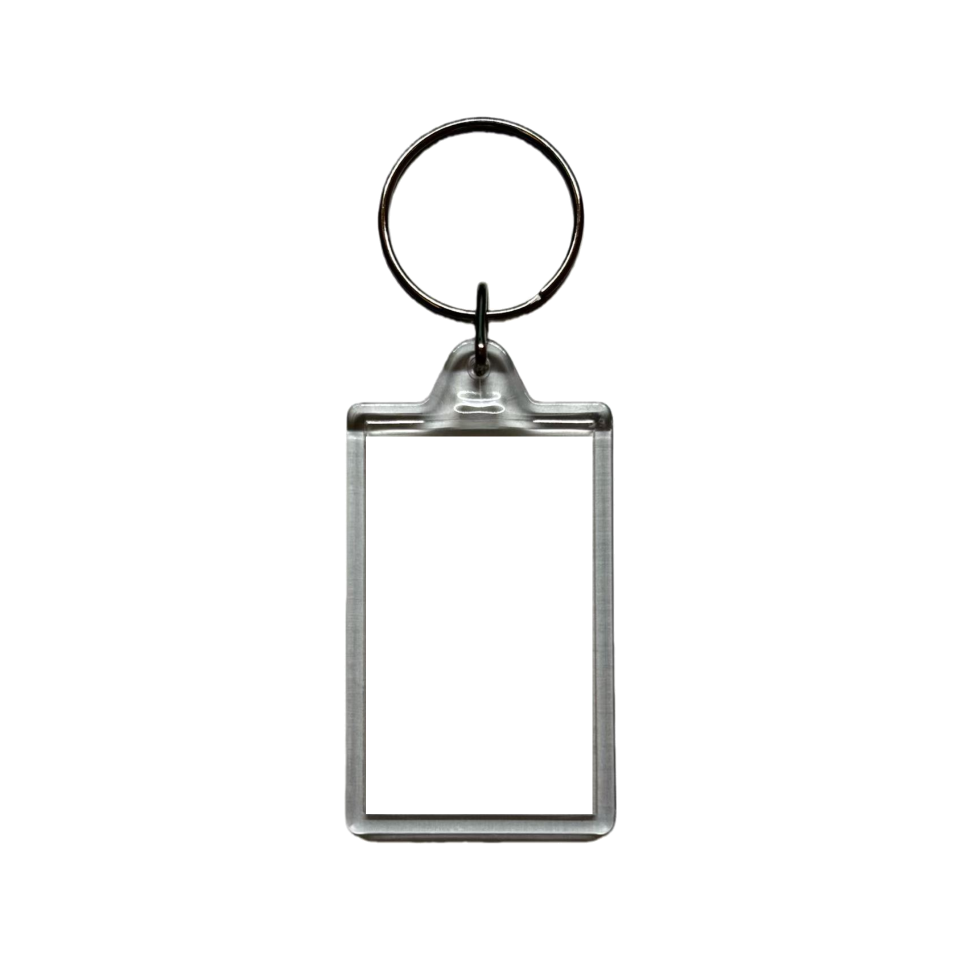
#> input picture assets/keychain/keychain_overlay.png, 1920 x 1920 px (shown at 1/2 size)
$ python -i audit_covers.py   (imports and definitions only)
#> lines starting #> are read from the running program, lines starting #| are printed output that depends on the picture
### tools/design_parts.py
"""封面衍生设计引擎 —— 从一张专辑封面，长出配套的全部部件素材。

不搜网络图（耗时且被污染），改为**基于封面做编辑设计的衍生**：
    palette  ← 从封面提色板
    mood     ← 从封面饱和度/亮度推断（dreamy / energetic / melancholic）
    style    ← 从封面边缘密度推断（minimalist / retro / bold）或手动指定
    每个部件 ← 由上述设计语言驱动版式与质感

这是小红书「album cover + genre + mood + style」公式的工程化变体：
第 1 个词 album cover 从「生成目标」变成「参考源」。

依赖：PIL / numpy / fonts（可选，缺失则退回默认字体）
import 无副作用。
"""

import math
import os
import re

import numpy as np
from PIL import Image, ImageDraw, ImageEnhance, ImageFilter

try:
    from PIL import ImageFont

    import fonts

    # [6 lines left out: function _font, not called in this run]

except Exception:  # pragma: no cover
    from PIL import ImageFont

    def _font(size, bold=False):
        return ImageFont.load_default()


# ---------------- 设计语言提取 ----------------
def lum(c):
    return 0.299 * c[0] + 0.587 * c[1] + 0.114 * c[2]


def ink_on(color, dark=(24, 24, 26), light=(250, 250, 250)):
    return dark if lum(color) > 140 else light


# [7 lines left out: function dim_ink, not called in this run]


def palette(im, n=6):
    """提色板：量化取主要色，按占比降序。"""
#> called with n = 6
    q = im.convert("RGB").resize((80, 80)).quantize(colors=n, method=2)
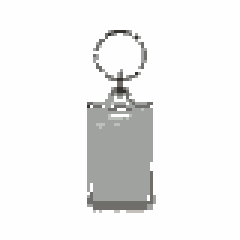
#> q: PIL image 80x80 P (shown 3 times larger); mean R, G, B 239.7, 239.9, 239.4
    pal = q.getpalette()
#> pal = [254, 254, 254, 160, 162, 159, 111, 110, 106, 52, 49, 46, 187, 192, 187, 196, 193, 188]
    cnt = sorted(q.getcolors(80 * 80) or [], reverse=True)
#> cnt = [(5507, 0), (709, 1), (142, 2), (15, 4), (15, 3), (12, 5)]
    out = []
    for c, i in cnt:
        out.append(tuple(pal[i * 3:i * 3 + 3]))
#> this loop made 6 passes
#> after the loop, out = [(254, 254, 254), (160, 162, 159), (111, 110, 106), (187, 192, 187), (52, 49, 46), (196, 193, 188)]
    return out or [(128, 128, 128)]


def _sat(c):
    mx, mn = max(c), min(c)
    return 0 if mx == 0 else (mx - mn) / mx


def read_design(cover_im, n=6, safe_bands=None):
    """读一张封面 -> 设计语言 dict。

    ``safe_bands=(top, bottom)``：配件取景的**可用横带**（归一化 y）。
    封面自带标题占了顶部 30% 就传 ``(0.30, 1.0)`` —— 取景只会落在带内，
    标题不会被裁进补件（见 ``safe_crop``；``overlay_bands`` 给建议值）。
    不传 = 整幅取景。
    """
    small = cover_im.convert("RGB").resize((120, 120))
    pal = palette(small, n)
#> pal has the same summary as out in palette
    main = pal[0]
#> main = (254, 254, 254)

    arr = np.asarray(small).astype(float) / 255.0
    mx, mn = arr.max(2), arr.min(2)
    sat = np.where(mx > 0, (mx - mn) / np.maximum(mx, 1e-6), 0)
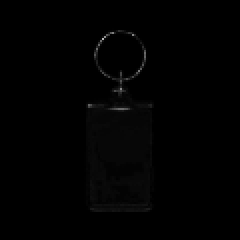
#> sat: shape (120, 120) float64 (shown 2 times larger); min 0, max 0.714, mean 0.00616
    bright = arr.mean()
#> bright = 0.938

    # mood 三档
    if sat.mean() < 0.18 and bright < 0.45:
        mood = "melancholic"
    elif sat.mean() > 0.35 or bright > 0.62:
        mood = "energetic"
    else:
        mood = "dreamy"

    # style：边缘密度 -> 极简 or 密集
    edges = np.asarray(small.convert("L").filter(ImageFilter.FIND_EDGES)).astype(float)
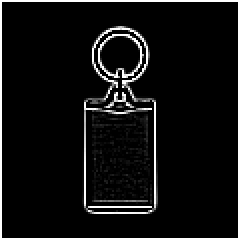
#> edges: shape (120, 120) float64 (shown 2 times larger); min 0, max 255, mean 17.7
    dens = (edges > 40).mean()
#> dens = 0.0788
    if dens < 0.05:
        style = "minimalist"
    elif dens > 0.22:
        style = "bold"
    else:
        style = "retro"

    # 深浅两个主色，用于渐变
    dark = tuple(int(main[i] * 0.42) for i in range(3))
#> dark = (106, 106, 106)
    deep = tuple(int(main[i] * 0.68 + 12) for i in range(3))
#> deep = (184, 184, 184)
    accent = pal[1] if len(pal) > 1 else tuple(255 - main[i] for i in range(3))
#> accent = (160, 162, 159)

    return {"palette": pal, "main": main, "dark": dark, "deep": deep,
            "accent": accent, "mood": mood, "style": style,
            "ink": ink_on(main), "bright": bright, "sat": float(sat.mean()),
            "safe_bands": tuple(safe_bands) if safe_bands else (0.0, 1.0)}


# [339 lines left out: functions vgrad, grain, fit_font, vtext, barcode, design_disc and 6 more, not called in this run]


# ==========================================================================
#  v2 —— 整案设计：对齐**实体唱片设计规范**
# ==========================================================================
# v1 的部件是「色块 + 文字」，像工程图/PPT；实体唱片设计的做法是：
#   ① 照片复用（同一个 MV 的别的镜头）而不是纯色块
#   ② 三种以上字体角色共存 + 大标题带字距
#   ③ 手写体引言 + 落款
#   ④ 真实版权的信息层（厂牌 / © 行 / 版权声明 / 带数字的 EAN-13）
# v2 把这四件事补齐。所有函数**只依赖封面 + 元信息 + 可选歌词**，无网络依赖。
# ==========================================================================

try:
    import typo as _typo
except Exception:  # pragma: no cover
    _typo = None


# [31 lines left out: functions _t, tracked, fit_tracked, wrap_tracked, kinsoku, not called in this run]


def hairline(d, x1, y, x2, fill, width=1):
    d.rectangle([int(x1), int(y), int(x2), int(y) + max(1, int(width)) - 1], fill=fill)


# [131 lines left out: functions phonogram, _local_bg, _ink_mask, _thin_ratio, overlay_bands, safe_crop and 1 more, not called in this run]


def focus_crop(cover, w, h, fx=0.5, fy=0.5, zoom=1.0):
    """从封面里取一个「别的镜头」：焦距点 + 放大倍数。

    ⚠️ 只看焦距点的老接口，**不避让封面自带标题**。新代码请用 ``safe_crop``；
    这个保留给明确知道自己在裁什么的场景。
    """
    cov = cover.convert("RGB")
    cw, ch = cov.size
    r = max(w / cw, h / ch) * max(1.0, float(zoom))
    nw, nh = max(w, int(round(cw * r))), max(h, int(round(ch * r)))
    im = cov.resize((nw, nh), Image.LANCZOS)
    left = int(round(fx * nw - w / 2.0))
    top = int(round(fy * nh - h / 2.0))
    left = max(0, min(nw - w, left))
    top = max(0, min(nh - h, top))
    return im.crop((left, top, left + w, top + h))


# [36 lines left out: functions grade, scrim, not called in this run]


def luma(im):
    a = np.asarray(im.convert("L").resize((64, 64))).astype(np.float32)
    return float(a.mean() / 255.0)


# [23 lines left out: functions normalize_bright, normalize_gamma, not called in this run]


# ---------------- 真实 EAN-13 ----------------
_L_CODE = ["0001101", "0011001", "0010011", "0111101", "0100011",
           "0110001", "0101111", "0111011", "0110111", "0001011"]
_G_CODE = ["0100111", "0110011", "0011011", "0100001", "0011101",
           "0111001", "0000101", "0010001", "0001001", "0010111"]
_R_CODE = ["1110010", "1100110", "1101100", "1000010", "1011100",
           "1001110", "1010000", "1000100", "1001000", "1110100"]
_PARITY = ["LLLLLL", "LLGLGG", "LLGGLG", "LLGGGL", "LGLLGG",
           "LGGLLG", "LGGGLL", "LGLGLG", "LGLGGL", "LGGLGL"]


def ean13_check(d12):
    s = sum(int(c) * (3 if i % 2 else 1) for i, c in enumerate(d12))
    return str((10 - s % 10) % 10)


# [63 lines left out: functions make_ean, ean13_bits, ean13, not called in this run]


# ---------------- 手写引言 / 落款 ----------------
_QUOTE_POOL = {
    "dreamy": ["把心事交给旋律，让它替我慢慢说",
               "月亮不睡，我也不睡",
               "云朵停在耳边，替我把话说完"],
    "energetic": ["把音量推到最大，世界就安静了",
                  "心跳是最诚实的节拍器",
                  "年轻的声音，盖不住也拦不下"],
    "melancholic": ["有些话说不出口，就唱成了歌",
                    "难过就放到 B 面，别占 A 面的轨",
                    "雨停之前，先把这首歌唱完"],
    "retro": ["老歌里的那束光，照到今天还没熄",
              "磁带会老，旋律不会",
              "旧时光转一圈，又回到副歌"],
    "minimalist": ["少一点声音，听懂的人自然会懂",
                   "留白不是空，是给耳朵留的位置",
                   "一首歌，记住一个字就够了"],
    "bold": ["不必解释，听见的人会明白",
             "不解释，是最响的宣言",
             "把颜色调到最满，把话说得最直"],
}

_BAD_LINE = ("作词", "作曲", "编曲", "制作人", "录音", "混音", "母带", "和声",
             "吉他", "贝斯", "鼓", "钢琴", "弦乐", "OP", "SP", "纯音乐",
             "未经", "版权", "出品", "监制", "统筹", "发行", "企划")


# [133 lines left out: functions pick_quote, hand_text, label_line, _label_credit, _copy_lines, copyright_block, not called in this run]


def copyright_height(d, w, artist="", company=""):
    fs, f, l1, l2 = _copy_lines(d, w, artist, company)
    return (len(l1) + len(l2)) * max(9, int(fs * 1.55))


# [564 lines left out: functions tracklist, design_notes, _key_grade, design_back2, _wrap_hand, design_disc2 and 6 more, not called in this run]

### tools/audit_covers.py
# -*- coding: utf-8 -*-
"""封面体检图 —— 肉眼定 ``safe_bands``（封面自带标题占的横带）用。

``safe_bands=(top, bottom)`` 喂给 make_minicd_board.py / make_minicd.py 后，
配件取景会自动避开这条带，不然封面自带的标题字会被切一半搬进补件里，
和自己的排版叠成「字压两遍」。带的数值**别猜**——先出这张体检图看：

    python tools/audit_covers.py covers/six.jpg covers/ost.jpg --bands 0.30 0.32
    python tools/audit_covers.py covers/six.jpg                # 只画网格，不带试裁

输出 ``outputs/封面体检/<名>-体检.jpg``：
  左 = 封面 + 归一化 y 标尺（每 10% 一根线）+ 已定带的红色半透明遮罩
  右 = 按 (band, 1.0) 试裁的三种部件比例（盘面 1:1 / 封底 1.26:1 / 明信片 1.54:1）
"""
from __future__ import annotations

import argparse
import os
import sys

from PIL import Image, ImageDraw

# [1 line not run here, left out]
_HERE = os.path.dirname(os.path.abspath(__file__))
if _HERE not in sys.path:
    sys.path.insert(0, _HERE)

import design_parts as DP  # noqa: E402

TILE = 460          # 单格显示边长
GRID_STEP = 0.10    # 标尺线间隔（归一化 y）


def audit(cover_path, band_bottom=None, out_dir="outputs/封面体检"):
    cover = Image.open(cover_path).convert("RGB")
    tag = os.path.splitext(os.path.basename(cover_path))[0]
    D = DP.read_design(cover)
#> D = 11 items

    # ---- 左格：封面 + y 标尺 + 遮罩 ----
    left = cover.resize((TILE, TILE), Image.LANCZOS).convert("RGBA")
    d = ImageDraw.Draw(left, "RGBA")
    for i in range(1, int(1 / GRID_STEP)):
        y = int(TILE * i * GRID_STEP)
        col = (255, 60, 50, 150) if band_bottom and abs(i * GRID_STEP - band_bottom) < 0.005 \
            else (255, 255, 255, 90)
        d.line([(0, y), (TILE, y)], fill=col, width=2)
        d.text((4, y + 2), "%.1f" % (i * GRID_STEP), fill=(255, 255, 255, 220))
    if band_bottom:
        d.rectangle([0, 0, TILE, int(TILE * band_bottom)], fill=(255, 40, 40, 46))

    # ---- 右格：按 (0, band) 试裁三种比例 ----
    ratios = [("盘面 1:1", 1.0), ("封底 1.26:1", 1.263), ("明信片 1.54:1", 1.538)]
    tiles = [left]
    for name, ar in ratios:
        if band_bottom:
            D["safe_bands"] = (float(band_bottom), 1.0)
            im = DP.safe_crop(cover, TILE, int(TILE / ar), D, fx=0.5, fy=0.6, zoom=1.15)
        else:
            im = DP.focus_crop(cover, TILE, int(TILE / ar), fx=0.5, fy=0.55, zoom=1.15)
        t = im.convert("RGBA")
        ImageDraw.Draw(t).text((6, 6), name, fill=(255, 255, 255))
        tiles.append(t)
#> this loop made 3 passes
#> pass 2, in audit, `im = DP.focus_crop(cover, TILE, int(TILE / ar), fx=0.5, fy=0.55, zoom=..`:
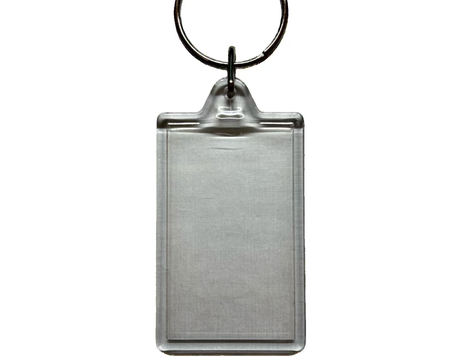
#> im: PIL image 460x364 RGB; mean R, G, B 230.2, 230.6, 229.7
#> after the loop:
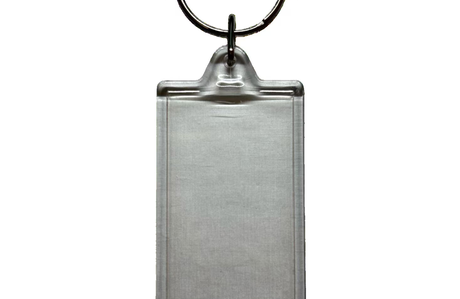
#> t: PIL image 460x299 RGBA; mean R, G, B, A 228.9, 229.5, 228.5, 255
#> after the loop, tiles = 4 items

    W = TILE * len(tiles) + 12 * (len(tiles) + 1)
#> W = 1900
    H = TILE + 92
    sheet = Image.new("RGB", (W, H), (240, 240, 239))
    x = 12
    dd = ImageDraw.Draw(sheet)
    for t in tiles:
        sheet.paste(t.convert("RGB"), (x, 12), t if t.mode == "RGBA" else None)
        x += TILE + 12
#> this loop made 4 passes
#> x on passes 1 to 4: 484, 956, 1428, 1900
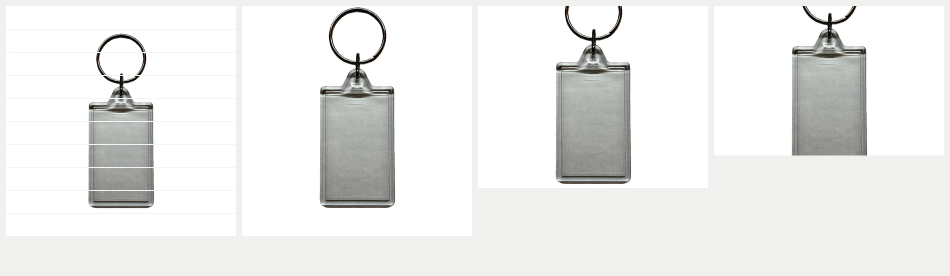
#> sheet: PIL image 1900x552 RGB (shown at 1/2 size); mean R, G, B 235.7, 236, 235.1
#> after the loop, x = 1900
    note = ("%s ｜ 红罩=标题带 (0, %s) ｜ 右三格=避开标题带后的试裁 —— "
            "标题字若仍被裁进试裁格，把 --bands 调大" % (tag, band_bottom))
    dd.text((12, H - 52), note, fill=(90, 92, 98))
    os.makedirs(out_dir, exist_ok=True)
    out = os.path.join(out_dir, "%s-体检.jpg" % tag)
    sheet.save(out, quality=93)
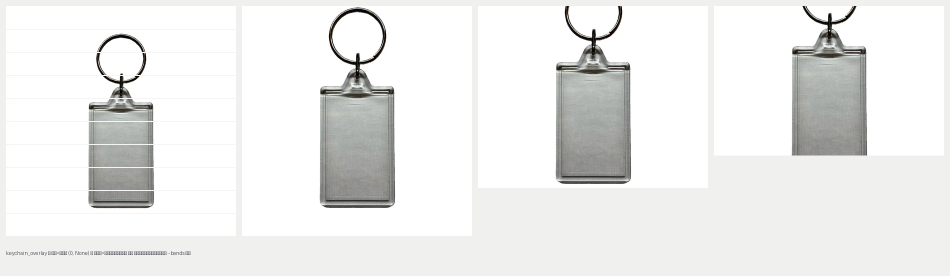
#> saved as keychain_overlay-体检.jpg: PIL image 1900x552 RGB (shown at 1/2 size); mean R, G, B 235.6, 235.9, 235
    print("saved", out, sheet.size)
#| saved outputs/封面体检/keychain_overlay-体检.jpg (1900, 552)


def main():
    ap = argparse.ArgumentParser(description="封面体检图（定 safe_bands 用）")
    ap.add_argument("covers", nargs="+", help="封面图片路径")
    ap.add_argument("--bands", default="",
                    help="逗号分隔的每张封面标题带下缘，如 0.30,0.32（上缘固定 0）；"
                         "给一个值则所有封面共用")
    ap.add_argument("--out", default="outputs/封面体检")
    a = ap.parse_args()
    raw = [x for x in a.bands.split(",") if x.strip()] if a.bands else []
    for i, p in enumerate(a.covers):
        if not os.path.exists(p):
            print("跳过（不存在）:", p)
            continue
        v = None
        if raw:
            v = float(raw[0] if len(raw) == 1 else raw[min(i, len(raw) - 1)])
        audit(p, v, a.out)


# [2 lines not run here, left out]

>>> result = audit('../assets/keychain/keychain_overlay.png')
